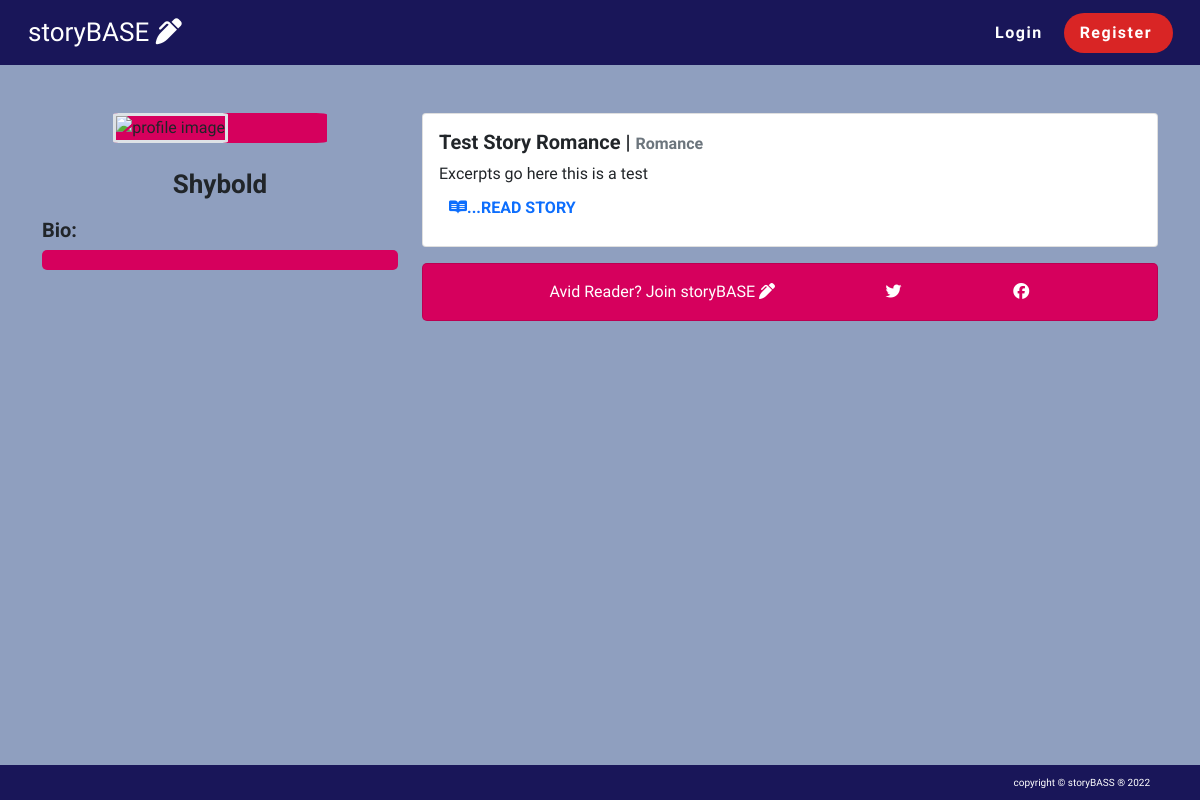
Page /author/1/ on the committed database.
### novella/models.py (models this page shows, shortened)
class Profile(models.Model):
    user = models.OneToOneField(User, on_delete=models.CASCADE)
    profile_image = CloudinaryField('image', default='placeholder')
    bio = models.TextField(max_length=250, blank=True, null=True)
    twitter = models.CharField(max_length=30, blank=True, null=True)
    def __str__(self):
        return str(self.user)

class Post(models.Model):
    title = models.CharField(max_length=30, unique=True)
    slug = models.SlugField(max_length=30, unique=True)
    author = models.ForeignKey(
        User, on_delete=models.CASCADE)
    updated_on = models.DateTimeField(auto_now=True)
    category = models.ForeignKey(
        Category, on_delete=models.CASCADE, related_name='post')
    content = models.TextField()
    featured_image = CloudinaryField('image', default='placeholder')
    excerpt = models.TextField(blank=True)
    created_on = models.DateTimeField(auto_now_add=True)
    status = models.IntegerField(choices=STATUS, default=0)
    likes = models.ManyToManyField(
        User, related_name='story_likes', blank=True
        )
    dislikes = models.ManyToManyField(
        User, related_name='story_dislikes', blank=True
        )
    class Meta:
        ordering = ["-created_on"]

class Category(models.Model):
    name = models.CharField(max_length=30)
    describe = models.TextField(max_length=200, default='category text')
    cat_image = CloudinaryField('image', default='category_placeholder')
    def __str__(self):
        return self.name

### novella/views.py (the view)
# urls.py: path("author/<int:pk>/", views.ProfilePublic.as_view(), name="author"),
class ProfilePublic(generic.ListView):
    model = Post
    paginate_by = 10
    context_object_name = 'posts'
    template_name = 'story/profile_public.html'
    def get_queryset(self):
        author_id = self.kwargs['pk']
        return Post.objects.filter(author=author_id, status=1).order_by(
            "-created_on"
            )
    def get_context_data(self, *args, **kwargs):
        user_id = self.kwargs['pk']
        queryset = Profile.objects.filter(id=user_id)
        author = get_object_or_404(queryset)
        context = super(ProfilePublic, self).get_context_data(*args, **kwargs)
        context["author"] = author
        return context

### templates/story/profile_public.html (shortened to what this page needs)
{% extends "story/base.html" %}
{% block content %}
<div class="container-md">
  <div class="row mt-5">
    <div class="col-md-4">
      <div class="profile">
        <div class="avatar">
          {% if "placeholder_img" in author.profile_image.url %}
          <img class="avatar-img img-fluid border border-3" style="width: 100%; object-fit: cover;" src="https://res.cloudinary.com/shybold/image/upload/v1656014926/31a5f800-0a92-47bf-82a9-77c89017f21b_zgidz8.png" alt="profile image">
          {% else %}
          <img class="avatar-img img-fluid border border-3" style="width: 100%; object-fit: cover;" src="{{ author.profile_image.url }}"
            alt="profile image">
          {% endif %}
        </div>
        <div class="name-field padding d-flex align-items-center justify-content-center">
          <h1 class="profile-name mt-3">{{author}}</h1>
        </div>
      </div>
      <div class="mb-3">
        <h1 class="bd-font fs-5">Bio:</h1>
        {% if author.bio %}
        <p class="bio padding">{{ author.bio }}</p>
        {% else %}
        <p class="bio padding"></p>
        {% endif %}
      </div>
    </div>
    <div class="col-md-8">
        {% for post in posts %}
        <div class="card mb-3">
          <div class="card-body">
            <h5 class="card-title bd-font">{{ post.title }} | <span class="text-muted fs-6">{{ post.category }}</span></h5>
            <p class="card-text"> {{ post.excerpt }}</p>
            <div class="padding">
              <a href="{% url 'view_post' post.slug %}" class="text-decoration-none bd-font"><i class="fab fa-readme"></i>...READ STORY</a>
            </div>
          </div>
        </div>
        {% endfor %}
        <div class="card mb-5 bio">
          <div class="card-body d-flex justify-content-evenly">
            <p>Avid Reader? Join <span class="logo1">story</span><span class="logo2">BASE </span><i class="fas fa-pen-alt"></i></p>
              <a class="text-style" href="https://twitter.com/" target="_blank" aria-label="visit our twitter page"><i class="fab fa-twitter"></i></a>
              <a class="text-style" href="https://www.facebook.com/" target="_blank" aria-label="visit our twitter page"><i class="fab fa-facebook"></i></a>
          </div>
        </div>
    </div>
  </div>
</div>
{% endblock %}

### static/css/style.css (style rules this page uses)
:root { --dark-blue: #191659; --powder-blue: #8F9FBF; --blue: #023059; --white: #fff; --red: #D92525; --red-react: #BA0B2B; --red-soft: #D6005D; --grey: #445261; --light-grey: #ccc; --black: #000; }
* { margin: 0; padding: 0; box-sizing: border-box; font-family: 'Exo', sans-serif; }
body { background-color: var(--powder-blue); }
.bd-font { font-weight: bold; font-family: 'Roboto', sans-serif; }
p { margin: 0; }
.logo1 { font-family: 'Ceviche One', cursive; }
.logo2 { font-family: 'Bevan', cursive; }
.padding { padding: 10px; }
.text-style, .offcanvas-theme { color: var(--white); font-weight: bold; letter-spacing: 1.2px; }
.btn-100, .name-field { width: 100%; }
.bio { background-color: var(--red-soft); color: var(--white); border-radius: 5px; }
.avatar { width: 60%; height: 60%; border-radius: 5%; background-color: var(--red-soft); margin: auto; }
.avatar-img { border-radius: 5%; }
.profile-name { font-family: 'Roboto', sans-serif; font-size: clamp(20px, 8vw, 26px); font-weight: bold; }

### rows in the picture
Profile: user.username "Shybold"
Post: title "Test Story Romance", category "Romance", excerpt "Excerpts go here this is a test"
